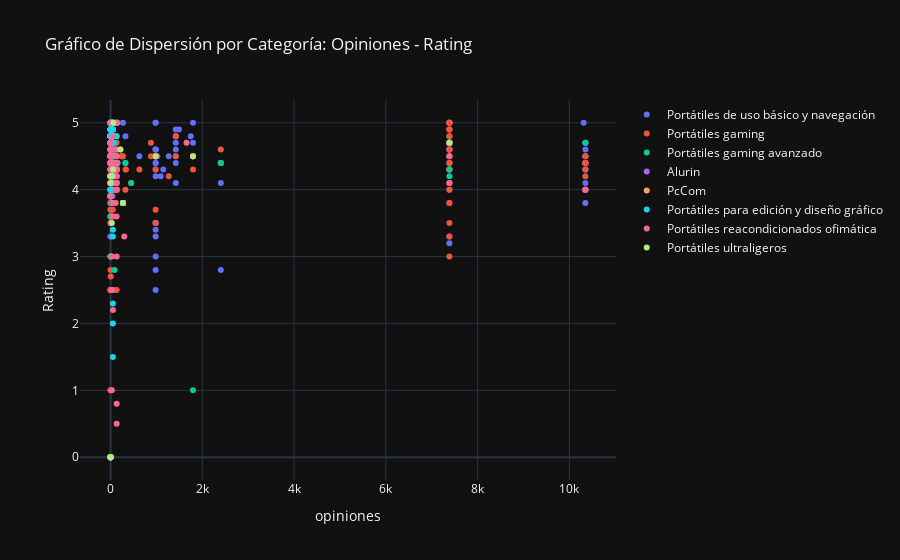

The notebook cell saved with this chart:
### Code cell
fig = go.Figure()

for categoria in df_merged['categoria'].unique():
    df_filtrado = df_merged[df_merged['categoria'] == categoria]
    fig.add_trace(go.Scatter(
        x=df_filtrado['opiniones'],
        y=df_filtrado['rating'],
        mode='markers',
        name=categoria
    ))

fig.update_layout(
    title='Gráfico de Dispersión por Categoría: Opiniones - Rating',
    xaxis_title='opiniones',
    yaxis_title='Rating',
    template='plotly_dark'
)

fig.show()

### Figure 1 — Plotly figure (JSON) as saved in the notebook; plotly's stock layout.template omitted (floating-point values rounded to 4 significant figures; data arrays with more than 128 entries replaced by an {"elided": "..."} marker saying what was removed)
{"data": [{"mode": "markers", "name": "Portátiles de uso básico y navegación", "type": "scatter", "x": {"elided": "278 int values"}, "y": {"elided": "278 float values"}}, {"mode": "markers", "name": "Portátiles gaming", "type": "scatter", "x": {"elided": "473 int values"}, "y": {"elided": "473 float values"}}, {"mode": "markers", "name": "Portátiles gaming avanzado", "type": "scatter", "x": [0, 0, 0, 0, 0, 0, 0, 0, 7386, 271, 0, 0, 271, 0, 271, 271, 0, 271, 271, 0, 0, 0, 0, 0, 0, 0, 0, 0, 271, 0, 86, 86, 271, 271, 271, 271, 86, 271, 271, 0, 271, 271, 271, 7386, 271, 0, 0, 0, 0, 0, 0, 0, 1797, 271, 271, 271, 271, 271, 271, 324, 0, 0, 35, 2404, 148, 148, 148, 0, 0, 0, 449, 0, 0, 0, 0, 0, 0, 0, 0, 0, 0, 0, 0, 0, 0, 0, 87, 0, 0, 0, 0, 0, 10350, 0, 7386, 0, 7386, 0, 21, 0, 0, 0, 0, 0, 0, 0, 21, 87, 0, 7386, 0, 0, 0, 0, 0, 271, 0, 0, 0], "y": [4.2, 4.2, 4.2, 3.9, 3.9, 3.9, 3.9, 3.9, 4.7, 3.8, 0, 0, 3.8, 0, 3.8, 3.8, 0, 3.8, 3.8, 0, 0, 0, 0, 0, 4.5, 0, 4, 4, 3.8, 3, 4.5, 2.8, 3.8, 3.8, 3.8, 3.8, 5, 3.8, 3.8, 3.6, 3.8, 3.8, 3.8, 4.2, 3.8, 4.5, 0, 0, 4.5, 4.4, 4.3, 4.3, 1, 3.8, 3.8, 3.8, 3.8, 3.8, 3.8, 4.4, 4.3, 0, 4, 4.4, 4.4, 4.4, 5, 4.7, 0, 0, 4.1, 4.3, 4.3, 4.8, 4.9, 4.8, 0, 4.6, 4.5, 4.9, 4.5, 5, 4.5, 4.5, 3.6, 4.5, 4.7, 0, 4.5, 4.8, 4.5, 4.5, 4.7, 0, 4.7, 4.8, 4.7, 5, 3.8, 5, 4.8, 0, 0, 0, 0, 4.3, 4.7, 4.5, 0, 4.3, 4.8, 0, 0, 0, 0, 3.8, 0, 0, 0]}, {"mode": "markers", "name": "Alurin", "type": "scatter", "x": [0, 0, 0, 0, 0, 0, 0, 0, 0, 0, 0, 0, 0, 0, 0, 0, 0, 0, 0, 0, 0, 0, 0, 0, 0, 0, 0, 0, 0], "y": [4.2, 4.2, 4.2, 4.2, 4.2, 4.2, 4.2, 4.2, 4.2, 4.2, 4.2, 4.2, 4.2, 0, 4.2, 4.2, 4.2, 4.3, 4, 4.2, 4.2, 4.2, 4.2, 4.2, 4.2, 4.2, 4.2, 4.2, 4.3]}, {"mode": "markers", "name": "PcCom", "type": "scatter", "x": [0, 0, 0], "y": [4.2, 4.2, 4.2]}, {"mode": "markers", "name": "Portátiles para edición y diseño gráfico", "type": "scatter", "x": {"elided": "148 int values"}, "y": {"elided": "148 float values"}}, {"mode": "markers", "name": "Portátiles reacondicionados ofimática", "type": "scatter", "x": [0, 0, 133, 139, 7386, 54, 133, 133, 133, 139, 54, 0, 0, 0, 0, 139, 7386, 0, 0, 0, 0, 0, 0, 7386, 0, 0, 0, 1656, 10350, 133, 54, 28, 44, 133, 54, 133, 133, 54, 112, 133, 44, 44, 133, 133, 133, 133, 28, 28, 54, 28, 0, 0, 0, 133, 133, 133, 133, 28, 28, 133, 133, 133, 44, 0, 0, 0, 0, 0, 0, 0, 0, 0, 0, 0, 0, 28, 112, 97, 133, 133, 133, 97, 0, 0, 0, 300, 0, 0], "y": [4.4, 0, 4.3, 5, 4.5, 4.3, 4, 3.6, 4.3, 4.5, 4.1, 5, 4.6, 5, 0, 4.1, 4.7, 4.6, 4.6, 4.5, 3.9, 4.5, 4.5, 4.1, 4.5, 4.6, 4.5, 4.7, 4, 4.3, 3.8, 3, 3.6, 4.3, 2.2, 0.5, 4.3, 4.3, 4, 4.4, 4.4, 4.8, 4, 4.3, 4.3, 4.3, 4.5, 4.6, 4.3, 1, 4.3, 4.5, 4.1, 4.6, 5, 4.5, 4.3, 2.5, 4.1, 4.6, 5, 4.3, 4.3, 4.5, 4.7, 4.6, 4.5, 4.7, 4.5, 4.5, 4.6, 4.6, 4.5, 4.6, 4.3, 4.5, 3.8, 4.2, 4.2, 0.8, 3, 4.3, 4.4, 4.5, 4.6, 3.3, 4.4, 4.6]}, {"mode": "markers", "name": "Portátiles ultraligeros", "type": "scatter", "x": [271, 36, 983, 0, 0, 0, 58, 1797, 215, 7386, 54, 28, 0, 0], "y": [3.8, 4.2, 4.5, 0, 4.2, 4.1, 5, 4.5, 4.6, 4.7, 4.3, 3.5, 0, 0]}], "layout": {"title": {"text": "Gráfico de Dispersión por Categoría: Opiniones - Rating"}, "xaxis": {"title": {"text": "opiniones"}}, "yaxis": {"title": {"text": "Rating"}}}}
